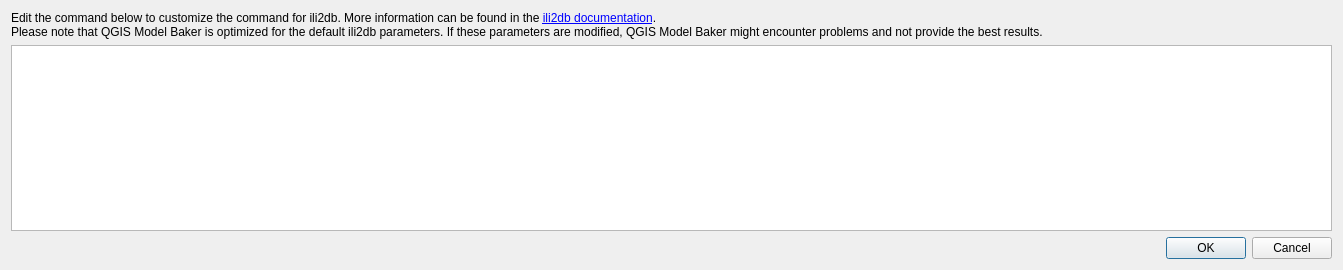
<?xml version="1.0" encoding="UTF-8"?>
<ui version="4.0">
 <class>EditCommandDialog</class>
 <widget class="QDialog" name="EditCommandDialog">
  <property name="geometry">
   <rect>
    <x>0</x>
    <y>0</y>
    <width>1343</width>
    <height>270</height>
   </rect>
  </property>
  <property name="windowTitle">
   <string>Edit command</string>
  </property>
  <layout class="QGridLayout" name="gridLayout">
   <item row="1" column="0" colspan="2">
    <widget class="QPlainTextEdit" name="command_edit"/>
   </item>
   <item row="2" column="0" colspan="2">
    <widget class="QDialogButtonBox" name="button_box">
     <property name="orientation">
      <enum>Qt::Horizontal</enum>
     </property>
     <property name="standardButtons">
      <set>QDialogButtonBox::Cancel|QDialogButtonBox::Ok</set>
     </property>
    </widget>
   </item>
   <item row="0" column="0">
    <widget class="QLabel" name="label_warning">
     <property name="text">
      <string>&lt;html&gt;&lt;head/&gt;&lt;body&gt;&lt;p&gt;Edit the command below to customize the command for ili2db. More information can be found in the &lt;a href=&quot;https://github.com/claeis/ili2db/blob/master/docs/ili2db.rst&quot;&gt;&lt;span style=&quot; text-decoration: underline; color:#0000ff;&quot;&gt;ili2db documentation&lt;/span&gt;&lt;/a&gt;.&lt;br/&gt;Please note that QGIS Model Baker is optimized for the default ili2db parameters. If these parameters are modified, QGIS Model Baker might encounter problems and not provide the best results.&lt;/p&gt;&lt;/body&gt;&lt;/html&gt;</string>
     </property>
     <property name="openExternalLinks">
      <bool>true</bool>
     </property>
    </widget>
   </item>
  </layout>
 </widget>
 <tabstops>
  <tabstop>button_box</tabstop>
 </tabstops>
 <resources/>
 <connections>
  <connection>
   <sender>button_box</sender>
   <signal>accepted()</signal>
   <receiver>EditCommandDialog</receiver>
   <slot>accept()</slot>
   <hints>
    <hint type="sourcelabel">
     <x>248</x>
     <y>254</y>
    </hint>
    <hint type="destinationlabel">
     <x>157</x>
     <y>274</y>
    </hint>
   </hints>
  </connection>
  <connection>
   <sender>button_box</sender>
   <signal>rejected()</signal>
   <receiver>EditCommandDialog</receiver>
   <slot>reject()</slot>
   <hints>
    <hint type="sourcelabel">
     <x>316</x>
     <y>260</y>
    </hint>
    <hint type="destinationlabel">
     <x>286</x>
     <y>274</y>
    </hint>
   </hints>
  </connection>
 </connections>
</ui>
